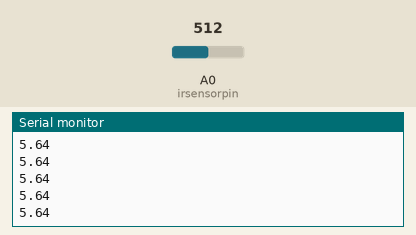
Recording of a sketch running on a simulated Arduino Uno, built with avr-gcc and run on an emulated ATmega328P. On the bench: the last lines printed to the serial monitor. The inputs (shaded band) are chosen by the test bench; at power-on: A0 (irsensorpin) = 512.

Above: at 1.2 s.
1.3 s: A0 (irsensorpin) set to 0
At 1.32 s:
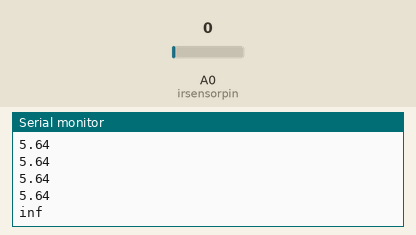
3.2 s: A0 (irsensorpin) set to 122
At 3.23 s:
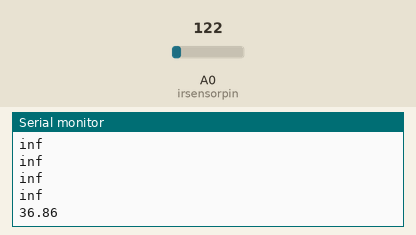

The sketch:

calibration.ino
```cpp
/*=========================================================<br>Infra-Red distance measures: Send distance value in centimeters to serial
Written By Tiago A. on 21 Mar 2015
===========================================================
How to connect the sensor to the Arduino:
  sensor - arduino
     VCC - 5V
     Gnd - GND
     OUT - A0
     EN  - Do not connect</p><p>Briefing:
This program has the sole purpose of measuring distances with the Infra-Red sensor.
It uses a previous calculated regression to convert analogRead values into distance values.</p><p>How to use:
After uploading this program, the Arduino will start to send the distance of the sensor to the object through the serial port.
Don't forget to open the Serial Monitor in the Tools tab for debugging purposes. (Ctrl + Shift + M)
*/
const int irsensorpin = A0;
void setup() {
  // put your setup code here, to run once:
  Serial.begin(9600);
}
void loop(){
  // Reads the InfraRed sensor analog values and convert into distance.
  int sensorValue = analogRead(irsensorpin);
//  double IRdistance = 1907.9*pow(sensorValue, -0.763)-14;
    double IRdistance = 19841*pow(sensorValue, -1.309);
  Serial.println(IRdistance);

  // A delay is added for a stable and precise input
  delay(100);
}
```

Measured:
- after the input at 1.3 s, the serial monitor: prints a new line at once (image 1)
- after the input at 3.2 s, the serial monitor: prints a new line at once (image 2)
